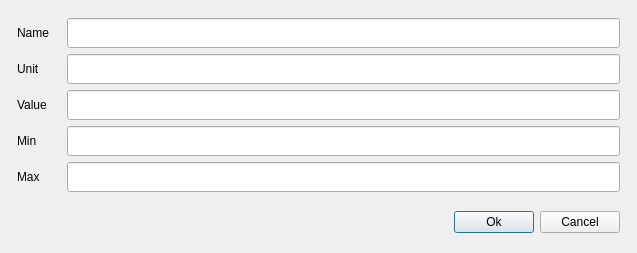
<?xml version="1.0" encoding="UTF-8"?>
<ui version="4.0">
 <class>EditorIntValue</class>
 <widget class="QDialog" name="EditorIntValue">
  <property name="geometry">
   <rect>
    <x>0</x>
    <y>0</y>
    <width>637</width>
    <height>253</height>
   </rect>
  </property>
  <property name="windowTitle">
   <string>Int parameter</string>
  </property>
  <layout class="QGridLayout" name="gridLayout">
   <item row="0" column="0">
    <layout class="QVBoxLayout" name="verticalLayout">
     <property name="leftMargin">
      <number>6</number>
     </property>
     <property name="topMargin">
      <number>6</number>
     </property>
     <property name="rightMargin">
      <number>6</number>
     </property>
     <property name="bottomMargin">
      <number>6</number>
     </property>
     <item>
      <widget class="QLabel" name="label">
       <property name="text">
        <string>Name</string>
       </property>
      </widget>
     </item>
     <item>
      <widget class="QLabel" name="label_2">
       <property name="text">
        <string>Unit</string>
       </property>
      </widget>
     </item>
     <item>
      <widget class="QLabel" name="label_4">
       <property name="text">
        <string>Value</string>
       </property>
      </widget>
     </item>
     <item>
      <widget class="QLabel" name="label_5">
       <property name="text">
        <string>Min</string>
       </property>
      </widget>
     </item>
     <item>
      <widget class="QLabel" name="label_6">
       <property name="text">
        <string>Max</string>
       </property>
      </widget>
     </item>
    </layout>
   </item>
   <item row="0" column="1">
    <layout class="QVBoxLayout" name="verticalLayout_2">
     <property name="leftMargin">
      <number>6</number>
     </property>
     <property name="topMargin">
      <number>6</number>
     </property>
     <property name="rightMargin">
      <number>6</number>
     </property>
     <property name="bottomMargin">
      <number>6</number>
     </property>
     <item>
      <widget class="QLineEdit" name="txtName">
       <property name="minimumSize">
        <size>
         <width>0</width>
         <height>30</height>
        </size>
       </property>
      </widget>
     </item>
     <item>
      <widget class="QLineEdit" name="txtUnit">
       <property name="minimumSize">
        <size>
         <width>0</width>
         <height>30</height>
        </size>
       </property>
      </widget>
     </item>
     <item>
      <widget class="QLineEdit" name="txtValue">
       <property name="minimumSize">
        <size>
         <width>0</width>
         <height>30</height>
        </size>
       </property>
      </widget>
     </item>
     <item>
      <widget class="QLineEdit" name="txtMin">
       <property name="minimumSize">
        <size>
         <width>0</width>
         <height>30</height>
        </size>
       </property>
      </widget>
     </item>
     <item>
      <widget class="QLineEdit" name="txtMax">
       <property name="minimumSize">
        <size>
         <width>0</width>
         <height>30</height>
        </size>
       </property>
      </widget>
     </item>
    </layout>
   </item>
   <item row="1" column="0" colspan="2">
    <layout class="QHBoxLayout" name="horizontalLayout_7">
     <property name="leftMargin">
      <number>6</number>
     </property>
     <property name="topMargin">
      <number>6</number>
     </property>
     <property name="rightMargin">
      <number>6</number>
     </property>
     <property name="bottomMargin">
      <number>6</number>
     </property>
     <item>
      <widget class="QLabel" name="lbl_info">
       <property name="styleSheet">
        <string notr="true">color: rgb(255, 0, 0);</string>
       </property>
       <property name="text">
        <string/>
       </property>
      </widget>
     </item>
     <item>
      <spacer name="horizontalSpacer">
       <property name="orientation">
        <enum>Qt::Horizontal</enum>
       </property>
       <property name="sizeHint" stdset="0">
        <size>
         <width>40</width>
         <height>20</height>
        </size>
       </property>
      </spacer>
     </item>
     <item>
      <widget class="QPushButton" name="btnOk">
       <property name="sizePolicy">
        <sizepolicy hsizetype="Minimum" vsizetype="Maximum">
         <horstretch>0</horstretch>
         <verstretch>0</verstretch>
        </sizepolicy>
       </property>
       <property name="maximumSize">
        <size>
         <width>16777215</width>
         <height>16777215</height>
        </size>
       </property>
       <property name="text">
        <string>Ok</string>
       </property>
      </widget>
     </item>
     <item>
      <widget class="QPushButton" name="btnCancel">
       <property name="sizePolicy">
        <sizepolicy hsizetype="Minimum" vsizetype="Maximum">
         <horstretch>0</horstretch>
         <verstretch>0</verstretch>
        </sizepolicy>
       </property>
       <property name="maximumSize">
        <size>
         <width>16777215</width>
         <height>16777215</height>
        </size>
       </property>
       <property name="text">
        <string>Cancel</string>
       </property>
      </widget>
     </item>
    </layout>
   </item>
  </layout>
 </widget>
 <resources/>
 <connections/>
</ui>
